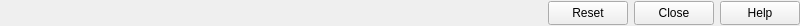
<?xml version="1.0" encoding="UTF-8"?>
<ui version="4.0">
 <class>ButtonOptions</class>
 <widget class="QWidget" name="ButtonOptions">
  <property name="geometry">
   <rect>
    <x>0</x>
    <y>0</y>
    <width>800</width>
    <height>26</height>
   </rect>
  </property>
  <property name="windowTitle">
   <string>ButtonOptions</string>
  </property>
  <layout class="QGridLayout" name="gridLayout">
   <property name="leftMargin">
    <number>0</number>
   </property>
   <property name="topMargin">
    <number>0</number>
   </property>
   <property name="rightMargin">
    <number>0</number>
   </property>
   <property name="bottomMargin">
    <number>0</number>
   </property>
   <item row="0" column="0">
    <layout class="QHBoxLayout" name="horizontalLayout_5">
     <item>
      <spacer name="horizontalSpacer_49">
       <property name="orientation">
        <enum>Qt::Orientation::Horizontal</enum>
       </property>
       <property name="sizeHint" stdset="0">
        <size>
         <width>40</width>
         <height>20</height>
        </size>
       </property>
      </spacer>
     </item>
     <item>
      <widget class="QPushButton" name="reset">
       <property name="minimumSize">
        <size>
         <width>75</width>
         <height>24</height>
        </size>
       </property>
       <property name="text">
        <string>Reset</string>
       </property>
      </widget>
     </item>
     <item>
      <widget class="QPushButton" name="closePage">
       <property name="minimumSize">
        <size>
         <width>75</width>
         <height>24</height>
        </size>
       </property>
       <property name="text">
        <string>Close</string>
       </property>
      </widget>
     </item>
     <item>
      <widget class="QPushButton" name="help">
       <property name="minimumSize">
        <size>
         <width>75</width>
         <height>24</height>
        </size>
       </property>
       <property name="text">
        <string>Help</string>
       </property>
      </widget>
     </item>
    </layout>
   </item>
  </layout>
 </widget>
 <resources/>
 <connections/>
</ui>
